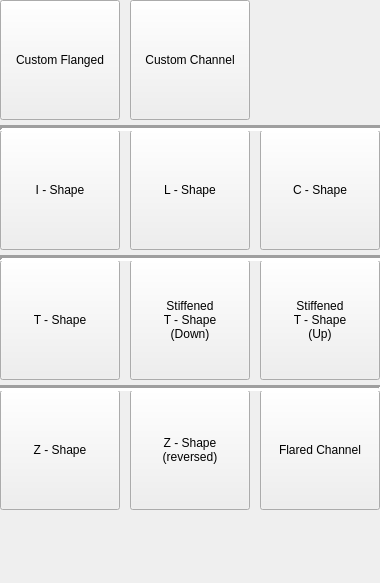
    <widget class="QWidget" name="page_6">
     <property name="geometry">
      <rect>
       <x>0</x>
       <y>0</y>
       <width>380</width>
       <height>583</height>
      </rect>
     </property>
     <attribute name="label">
      <string>Engineering and Structural Shapes</string>
     </attribute>
     <widget class="QPushButton" name="Customflanged">
      <property name="geometry">
       <rect>
        <x>0</x>
        <y>0</y>
        <width>120</width>
        <height>120</height>
       </rect>
      </property>
      <property name="text">
       <string>Custom Flanged</string>
      </property>
     </widget>
     <widget class="QPushButton" name="Customchannel">
      <property name="geometry">
       <rect>
        <x>130</x>
        <y>0</y>
        <width>120</width>
        <height>120</height>
       </rect>
      </property>
      <property name="text">
       <string>Custom Channel</string>
      </property>
     </widget>
     <widget class="QPushButton" name="Ishape">
      <property name="geometry">
       <rect>
        <x>0</x>
        <y>130</y>
        <width>120</width>
        <height>120</height>
       </rect>
      </property>
      <property name="text">
       <string>I - Shape</string>
      </property>
     </widget>
     <widget class="QPushButton" name="Lshape">
      <property name="geometry">
       <rect>
        <x>130</x>
        <y>130</y>
        <width>120</width>
        <height>120</height>
       </rect>
      </property>
      <property name="text">
       <string>L - Shape</string>
      </property>
     </widget>
     <widget class="QPushButton" name="Cshape">
      <property name="geometry">
       <rect>
        <x>260</x>
        <y>130</y>
        <width>120</width>
        <height>120</height>
       </rect>
      </property>
      <property name="text">
       <string>C - Shape</string>
      </property>
     </widget>
     <widget class="QPushButton" name="Tshape">
      <property name="geometry">
       <rect>
        <x>0</x>
        <y>260</y>
        <width>120</width>
        <height>120</height>
       </rect>
      </property>
      <property name="text">
       <string>T - Shape</string>
      </property>
     </widget>
     <widget class="QPushButton" name="stiffTshape">
      <property name="geometry">
       <rect>
        <x>130</x>
        <y>260</y>
        <width>120</width>
        <height>120</height>
       </rect>
      </property>
      <property name="text">
       <string>Stiffened
T - Shape
(Down)</string>
      </property>
     </widget>
     <widget class="QPushButton" name="StiffTshapeup">
      <property name="geometry">
       <rect>
        <x>260</x>
        <y>260</y>
        <width>120</width>
        <height>120</height>
       </rect>
      </property>
      <property name="text">
       <string>Stiffened
T - Shape
(Up)</string>
      </property>
     </widget>
     <widget class="QPushButton" name="Zshape">
      <property name="geometry">
       <rect>
        <x>0</x>
        <y>390</y>
        <width>120</width>
        <height>120</height>
       </rect>
      </property>
      <property name="text">
       <string>Z - Shape</string>
      </property>
     </widget>
     <widget class="QPushButton" name="reversedZ">
      <property name="geometry">
       <rect>
        <x>130</x>
        <y>390</y>
        <width>120</width>
        <height>120</height>
       </rect>
      </property>
      <property name="text">
       <string>Z - Shape
(reversed)</string>
      </property>
     </widget>
     <widget class="QPushButton" name="Flaredchannel">
      <property name="geometry">
       <rect>
        <x>260</x>
        <y>390</y>
        <width>120</width>
        <height>120</height>
       </rect>
      </property>
      <property name="text">
       <string>Flared Channel</string>
      </property>
     </widget>
     <widget class="Line" name="line_4">
      <property name="geometry">
       <rect>
        <x>0</x>
        <y>120</y>
        <width>391</width>
        <height>16</height>
       </rect>
      </property>
      <property name="sizePolicy">
       <sizepolicy hsizetype="Expanding" vsizetype="Expanding">
        <horstretch>0</horstretch>
        <verstretch>0</verstretch>
       </sizepolicy>
      </property>
      <property name="font">
       <font>
        <weight>50</weight>
        <bold>false</bold>
       </font>
      </property>
      <property name="lineWidth">
       <number>3</number>
      </property>
      <property name="orientation">
       <enum>Qt::Horizontal</enum>
      </property>
     </widget>
     <widget class="Line" name="line_5">
      <property name="geometry">
       <rect>
        <x>0</x>
        <y>250</y>
        <width>391</width>
        <height>16</height>
       </rect>
      </property>
      <property name="sizePolicy">
       <sizepolicy hsizetype="Expanding" vsizetype="Expanding">
        <horstretch>0</horstretch>
        <verstretch>0</verstretch>
       </sizepolicy>
      </property>
      <property name="font">
       <font>
        <weight>50</weight>
        <bold>false</bold>
       </font>
      </property>
      <property name="lineWidth">
       <number>3</number>
      </property>
      <property name="orientation">
       <enum>Qt::Horizontal</enum>
      </property>
     </widget>
     <widget class="Line" name="line_6">
      <property name="geometry">
       <rect>
        <x>-10</x>
        <y>380</y>
        <width>391</width>
        <height>16</height>
       </rect>
      </property>
      <property name="sizePolicy">
       <sizepolicy hsizetype="Expanding" vsizetype="Expanding">
        <horstretch>0</horstretch>
        <verstretch>0</verstretch>
       </sizepolicy>
      </property>
      <property name="font">
       <font>
        <weight>50</weight>
        <bold>false</bold>
       </font>
      </property>
      <property name="lineWidth">
       <number>3</number>
      </property>
      <property name="orientation">
       <enum>Qt::Horizontal</enum>
      </property>
     </widget>
    </widget>
